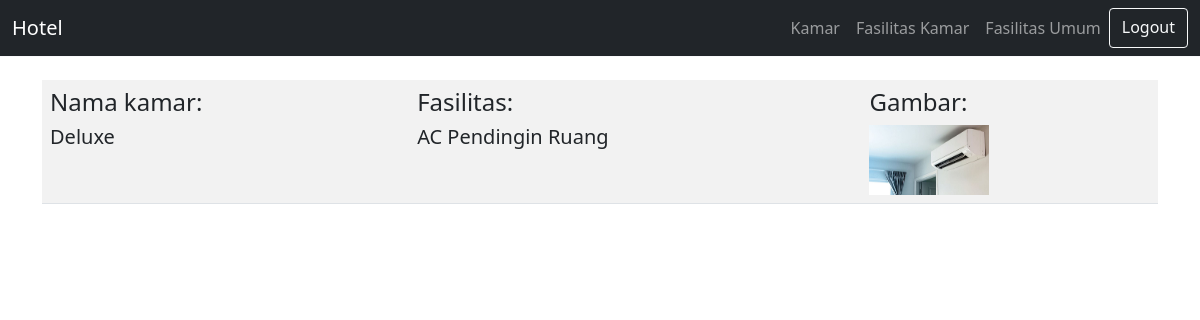
/admin/detail_fasilitas_kamar.php?id=31 (signed in), run on the app's committed database.
### tables this page shows
CREATE TABLE `fasilitas_kamar` (
  `id` int(11) NOT NULL,
  `id_kamar` int(11) NOT NULL,
  `fasilitas` varchar(100) NOT NULL,
  `gambar` varchar(100) NOT NULL
);

CREATE TABLE `kamar` (
  `id_kamar` int(11) NOT NULL,
  `nama_kamar` varchar(50) NOT NULL,
  `total_kamar` int(5) NOT NULL
);

### admin/detail_fasilitas_kamar.php (the view, shortened to what this page needs)
<?php
$conn = mysqli_connect("localhost", "root", "", "hotel-hebat");
$id = $_GET["id"];
$DetailFasilitasKamar = mysqli_query($conn, "SELECT * FROM fasilitas_kamar,kamar WHERE fasilitas_kamar.id_kamar = kamar.id_kamar AND id = $id");
$ResultDetailFasilitasKamar = mysqli_fetch_assoc($DetailFasilitasKamar);
?>
<!DOCTYPE html>
<html lang="en">
<head>
  <link rel="stylesheet" href="../vendor/bootstrap.min.css">
  <link rel="stylesheet" href="../vendor/dataTables.bootstrap5.min.css">
</head>
<body style="margin-top: 80px;">
  <?php
  include './navbar.php'
  ?>
  <div class="container">
    <table class="table table-striped" style="width:100%">
      <tbody>
        <tr>
          <td>
            <h4>Nama kamar: </h4>
            <h5><?= $ResultDetailFasilitasKamar['nama_kamar']; ?></h5>
          </td>
          <td>
            <h4>Fasilitas: </h4>
            <h5><?= $ResultDetailFasilitasKamar['fasilitas']; ?></h5>
          </td>
          <td>
            <h4>Gambar: </h4>
            <img src="../img/fasilitas_kamar/<?= $ResultDetailFasilitasKamar['gambar']; ?>" alt="gambar" style="width: 120px; height: 70px;">
          </td>
        </tr>
      </tbody>
    </table>
  </div>
</body>
</html>

### data on the page
fasilitas_kamar: id_kamar.nama_kamar "Deluxe", fasilitas "AC Pendingin Ruang", gambar (picture)
